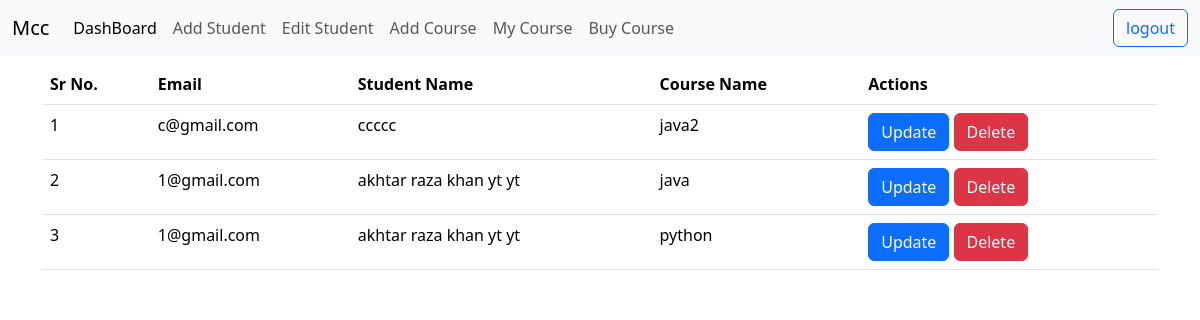
The page / (signed in) on the database its author committed.
### app/models.py (models this page shows, shortened)
class Course(models.Model):
    user = models.ForeignKey('User',on_delete=models.CASCADE)
    course_name = models.CharField(max_length = 220)
    create_at = models.DateTimeField(auto_now_add = True) #automoticat add when created
    updated_at = models.DateTimeField(auto_now = True) # automatic updtaed when we update
    is_active = models.BooleanField(default = True)

class User(AbstractBaseUser):
    email = models.EmailField(unique=True, validators=[EmailValidator(message='Please enter a correct email')])
    name = models.CharField(max_length=100, validators=[MinLengthValidator(5, message='Name should be at least 5 characters'), name_validator])
    phone = models.CharField(max_length=10, validators=[RegexValidator(regex=r'^[0-9]{10}$', message='Number should be 10 digits')], unique=True)
    dob = models.DateField(null=True, blank=True)
    city = models.CharField(max_length=50)
    created_at = models.DateTimeField(auto_now_add=True)
    updated_at = models.DateTimeField(auto_now=True)
    is_staff = models.BooleanField(default=False)
    is_admin = models.BooleanField(default=False)
    is_active = models.BooleanField(default=True)
    CHOICE = [
        ('superuser','SuperUser'),
        ('student','Student')
    ]
    user_type = models.CharField(max_length = 20,choices=CHOICE)
    USERNAME_FIELD = 'email'  # Field to use for login
    REQUIRED_FIELDS = ['name', 'phone', 'is_admin']
    objects = UserManager()
    def __str__(self):
        return self.name

### app/views.py (the view)
# urls.py: path('',views.home,name='home'),
def home(request):
    user = request.user
    if not user.is_authenticated:
        return render(request,'app/login.html')
    if not user.is_admin or not user.is_staff:
        return redirect('mycourse')
    courses = Course.objects.all()
    return render(request,'app/dashboard.html',context={'courses':courses})

### templates/app/dashboard.html (shortened to what this page needs)
{% extends "app/basic.html" %}
{% block body %}
<div class="container mt-2">
  <table class="table">
    <thead>
      <tr>
        <th scope="col">Sr No.</th>
        <th scope="col">Email</th>
        <th scope="col">Student Name</th>
        <th scope="col">Course Name</th>
        <th scope="col">Actions</th>
      </tr>
    </thead>
    <tbody>
      {% for course in courses %}
      <tr>
        <td>{{ forloop.counter }}</td>
        <td>{{ course.user.email }}</td>
        <td>{{ course.user }}</td>
        <td>{{ course.course_name }}</td>
        <td>
          <a href="/update_course/{{course.id}}" class="btn btn-primary">Update</a>
          <a href="delete_course/{{course.id}}" class="btn btn-danger">Delete</a>
        </td>
      </tr>
      {% endfor %}
    </tbody>
  </table>
</div>
{% endblock body %}

### rows shown on the page
Course: user.email "c@gmail.com", user "ccccc", course_name "java2"
Course: user.email "1@gmail.com", user "akhtar raza khan yt yt", course_name "java"
Course: user.email "1@gmail.com", user "akhtar raza khan yt yt", course_name "python"
